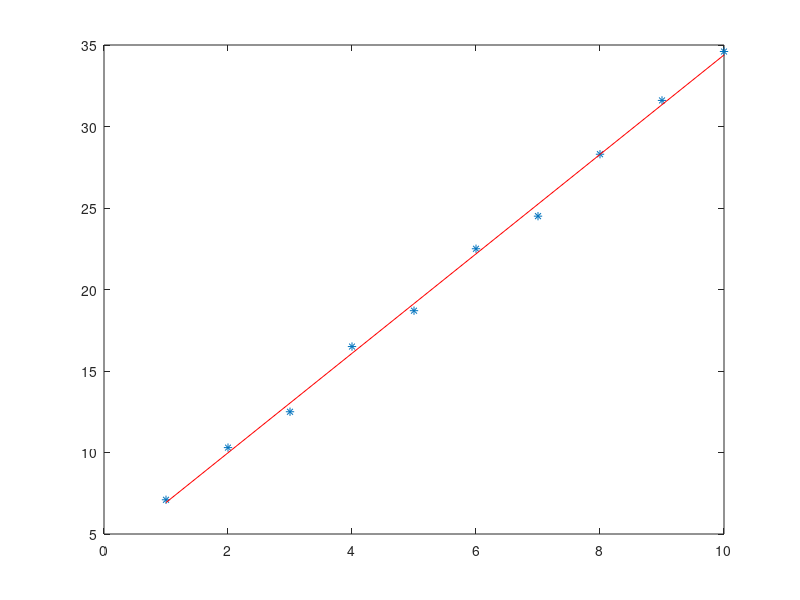

This figure's MATLAB source:
%pseudoinv.m
%Author:Sean Devonport
%Script that calculates coefficients of the regression function y=at+b. Ex
%4.4.3 [1]
%% Clean
clc
clear
close all
%%
Y   = [7.1 10.3 12.5 16.5 18.7 22.5 24.5 28.3 31.6 34.6]';
t   = 1:10;
T   = [t'   ones(length(t),1)];
    
C   = pinv(T)*Y

%% Compute regression function
f = C(1)*t + C(2);

%% Plot
plot(t,Y,'*',t,f,'r');